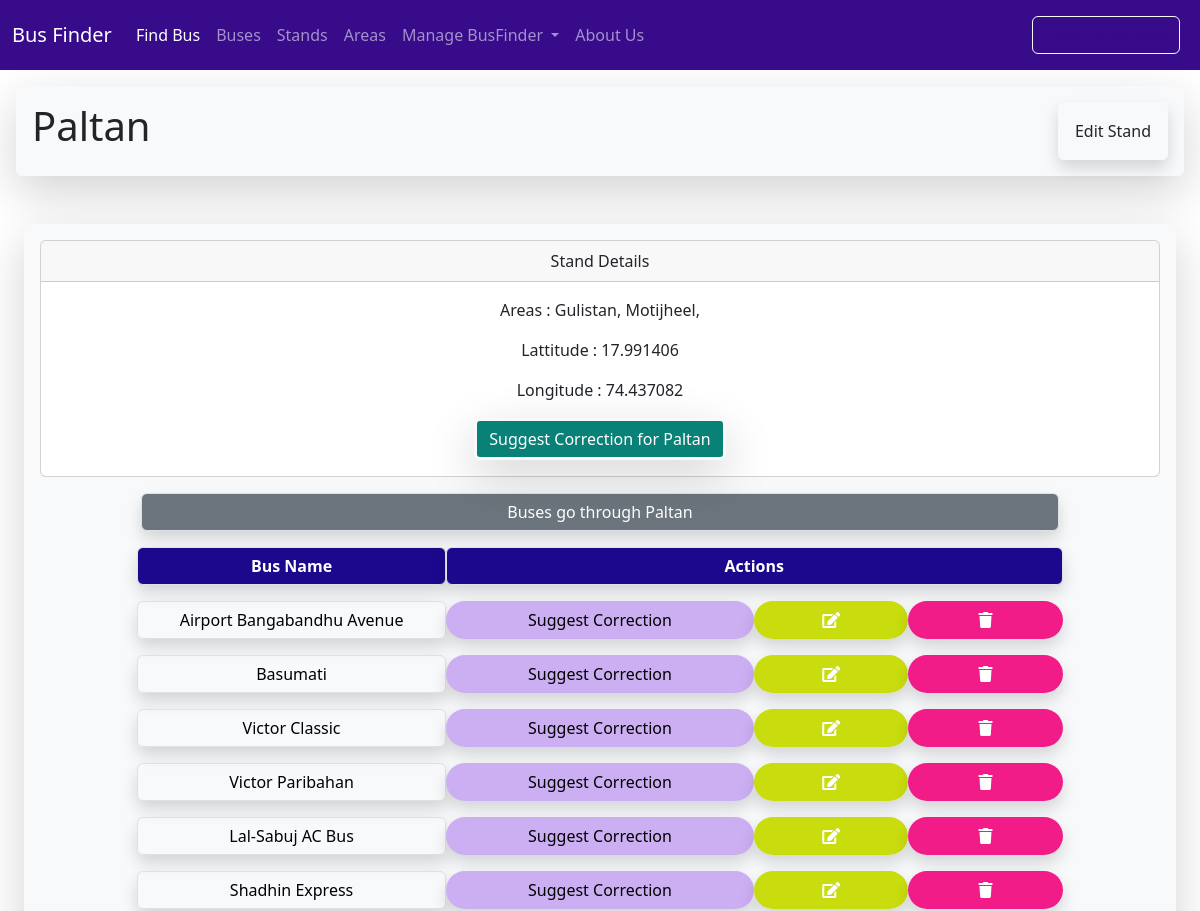
/stand/standlist/183/ (upper part), run on an earlier commit of the app's database.
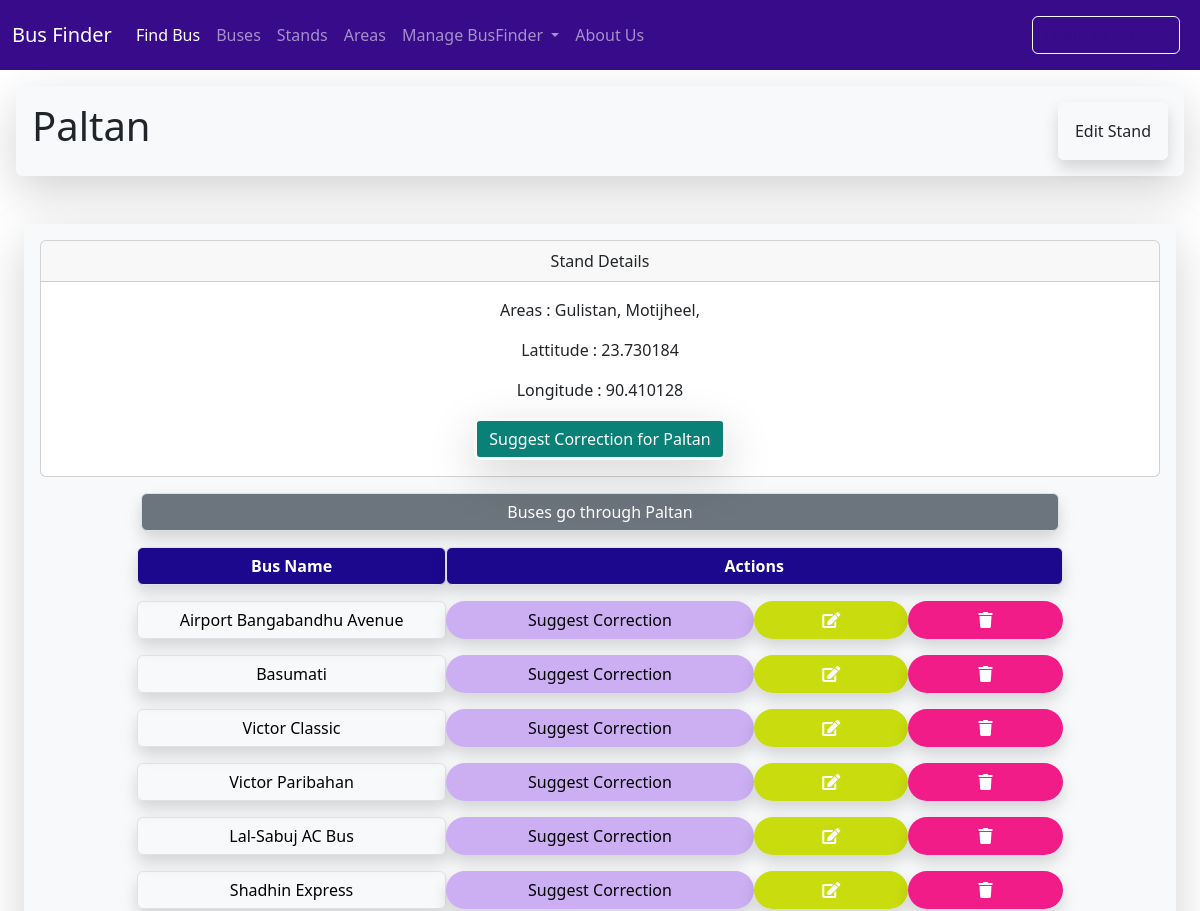
And on a later commit of the database.
### Stands/models.py (models this page shows, shortened)
class Stand(models.Model):
    s_no=models.PositiveIntegerField(unique=True)
    s_name=models.CharField(max_length=100)
    lati = models.FloatField(blank=True,null=True)
    longi = models.FloatField(blank=True,null=True)
    area=models.ManyToManyField(Area)
    class Meta:
        ordering=['s_name']

### Stands/views.py (the view)
# urls.py: path('stand/',include('Stands.urls')),
def stand(request,stand_id):
    stand= Stand.objects.get(id=stand_id)
    buses=stand.bus_set.all()
    context = {'stand': stand, 'buses': buses}
    return render(request, 'stand.html', context)

### Stands/templates/stand.html (shortened to what this page needs)
{% extends "base.html" %}
{% block page_header %}
  <h1>{{ stand.s_name }}</h1>
  {% if user.is_authenticated %}
    <a class="btn bg-parent p-3 shadow border border-light text-nowrap" href="{% url 'stands:edit_stand' stand.id  %}">Edit_Stand</a>
  {% else %}
    <a class="btn bg-parent p-3 shadow border border-light text-nowrap" data-bs-toggle="modal" data-bs-target="#exampleModal">Edit Stand</a>
  {% endif %}
{% endblock page_header %}
{% block content %}
<div class="card text-center">
  <div class="card-header">Stand Details</div>
  <div class="card-body">
    <p class="card-text">Areas :
      {% for area in stand.area.all %}
        {{ area.a_name }},
      {% endfor %}
    </p>
    <p class="card-text">Lattitude : {{ stand.lati }}</p>
    <p class="card-text">Longitude : {{ stand.longi }}</p>
    <a style="background-color: rgb(9, 129, 119);" href="{% url 'suggest_stand' stand.id %}" class="btn border border-3 text-white border-light shadow-lg">Suggest Correction for {{stand.s_name}}</a>
  </div>
</div>
<div class="container col-12 col-sm-12 col-md-12 col-lg-10 text-center">
  <div class="row gx-2">
    <button class="col gy-3 col-12 btn btn-secondary shadow border text-white text-center">Buses go through {{ stand.s_name }}</button>
  </div>
  <div class="row gx-3">
    <a style="background-color: rgb(28, 8, 141);" class="col gy-3 col-12 col-sm-12 col-md-4 col-lg-4 btn shadow border text-white d-flex justify-content-center align-items-center"><b>Bus Name</b></a>
    <a style="background-color: rgb(28, 8, 141);" class="col gy-3 col-12 col-sm-12 col-md-8 col-lg-8 btn shadow border text-white d-flex justify-content-center align-items-center"><b>Actions</b></a>
  </div>
  {% for bus in buses %}
    <div class="row gx-3">
      <a href="{% url 'bus' bus.id %}" class="col gy-3 col-12 col-sm-12 col-md-4 col-lg-4 btn shadow border text-black d-flex justify-content-center align-items-center">{{ bus.b_name }}</a>
      {% if user.is_authenticated %}
        <a href="{% url 'suggest_bus_stand' bus.id stand.id %}" class="col gy-3 col-6 col-sm-6 col-md-4 col-lg-4 btn bg-warning text-white rounded-pill shadow d-flex justify-content-center align-items-center">Suggest Correction</a>
        <a href="{% url 'edit_bus' bus.id %}" class="col gy-3 col-3 col-sm-3 col-md-2 col-lg-2 btn bg-warning text-white rounded-pill shadow d-flex justify-content-center align-items-center">_Edit</a>
        <a href="{% url 'edit_bus' bus.id %}" class="col gy-3 col-3 col-sm-3 col-md-2 col-lg-2 btn bg-danger text-white rounded-pill shadow d-flex justify-content-center align-items-center">_Delete</a>
      {% else %}
        <a style="background-color: rgb(204, 174, 243);" href="{% url 'suggest_bus_stand' bus.id stand.id %}" class="col gy-3 col-8 col-sm-8 col-md-4 col-lg-4 btn text-black rounded-pill shadow d-flex justify-content-center align-items-center">Suggest Correction</a>
        <a style="background-color: rgba(198, 219, 6, 0.966);" class="col gy-3 col-2 col-sm-2 col-md-2 col-lg-2 btn text-white text-center rounded-pill shadow d-flex justify-content-center align-items-center" data-bs-toggle="modal" data-bs-target="#exampleModal"><i class="fas fa-edit text-center"></i></a>
        <a style="background-color: rgba(241, 20, 131, 0.966);" class="col gy-3 col-2 col-sm-2 col-md-2 col-lg-2 btn text-white rounded-pill shadow d-flex justify-content-center align-items-center" data-bs-toggle="modal" data-bs-target="#exampleModal"><i class="fas fa-trash"></i></a>
      {% endif %}
    </div>
    {% empty %}
        <h3>No Bus found at {{ stand.s_name }} !</h3>
  {% endfor %}
</div>
{% endblock content %}

What changed in the data, as far as the page shows it:
changed Stand "Paltan": lati "17.991406" → "23.730184"; longi "74.437082" → "90.410128"
